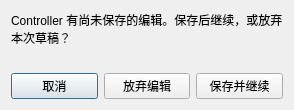
<?xml version="1.0" encoding="UTF-8"?>
<ui version="4.0"><class>AnimatorDiscardDialogForm</class>
<widget class="QDialog" name="AnimatorDiscardDialogForm">
<property name="windowTitle"><string>尚未保存 Controller</string></property>
<layout class="QVBoxLayout" name="mainLayout">
<item><widget class="QLabel" name="messageLabel"><property name="text"><string>Controller 有尚未保存的编辑。保存后继续，或放弃本次草稿？</string></property><property name="wordWrap"><bool>true</bool></property></widget></item>
<item><widget class="QLabel" name="errorLabel"><property name="wordWrap"><bool>true</bool></property><property name="textFormat"><enum>Qt::PlainText</enum></property></widget></item>
<item><layout class="QHBoxLayout" name="buttonsLayout">
<item><widget class="QPushButton" name="cancelButton"><property name="text"><string>取消</string></property><property name="default"><bool>true</bool></property></widget></item>
<item><widget class="QPushButton" name="discardButton"><property name="text"><string>放弃编辑</string></property></widget></item>
<item><widget class="QPushButton" name="saveButton"><property name="text"><string>保存并继续</string></property></widget></item>
</layout></item></layout></widget><resources/><connections/></ui>
